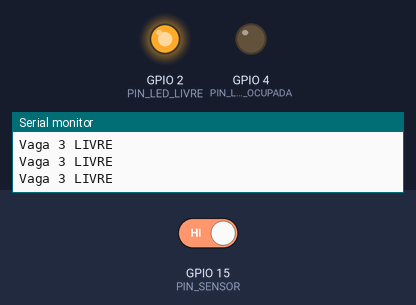
The sketch below on a simulated ESP32. Parts: output pins drawn as LEDs (lit = HIGH), the last lines printed to the serial monitor. The test bench sets the inputs (shaded band); at power-on: GPIO 15 (PIN_SENSOR) HIGH. WiFi joins after 1.5 s; servers stay silent unless stated; no MQTT or app messages arrive unless stated.

Above: at 2.7 s.
2.8 s: GPIO 15 (PIN_SENSOR) driven LOW
At 4.0 s:
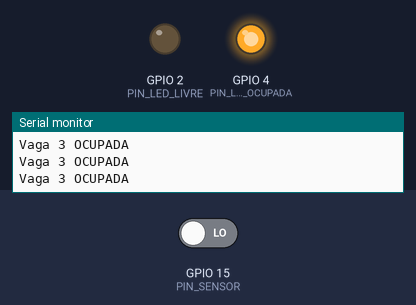
4.5 s: GPIO 15 (PIN_SENSOR) driven HIGH
At 5.3 s:
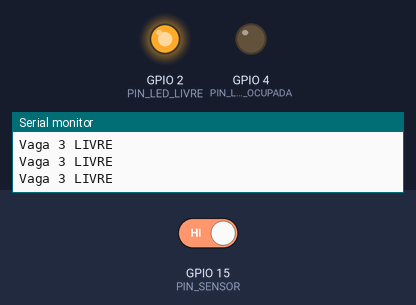
Timing chart, 0 to 7.5 s (numbered marks = the images above; inputs shaded):
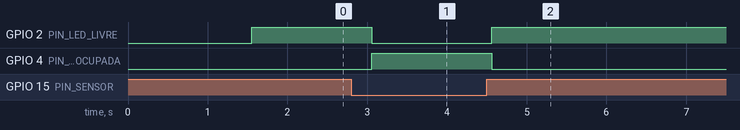

Measured:
- after the input at 2.8 s, GPIO 2 (PIN_LED_LIVRE): HIGH → LOW after 0.26 s; GPIO 4 (PIN_LED_OCUPADA): LOW → HIGH after 0.26 s
- after the input at 4.5 s, GPIO 2 (PIN_LED_LIVRE): LOW → HIGH after 0.06 s; GPIO 4 (PIN_LED_OCUPADA): HIGH → LOW after 0.06 s

The sketch:

vaga3.ino
```cpp
const int PIN_SENSOR      = 15; // Switch -> D15
const int PIN_LED_LIVRE   = 2;  // LED verde -> D2
const int PIN_LED_OCUPADA = 4;  // LED vermelho -> D4

#include <WiFi.h>
#include <PubSubClient.h>

// Broker público HiveMQ
const char* mqtt_server = "broker.hivemq.com";
const int mqtt_port = 1883;

// Cliente MQTT
WiFiClient espClient;
PubSubClient client(espClient);

const char* ssid = "Wokwi-GUEST";
const char* password = "";

void conectaWifi() {
  WiFi.begin(ssid, password);
  Serial.print("Conectando ao WiFi...");

  while (WiFi.status() != WL_CONNECTED) {
    delay(500);
    Serial.print(".");
  }

  Serial.println(" Conectado!");
}

void conectaMQTT() {
  // Tenta conectar até conseguir
  while (!client.connected()) {
    Serial.print("Conectando ao MQTT... ");

    // CLIENTE EXCLUSIVO DA VAGA 3
    if (client.connect("vaga3_client")) {
      Serial.println("Conectado!");
    } else {
      Serial.print("Falhou, rc=");
      Serial.print(client.state());
      Serial.println(" Tentando de novo em 1s...");
      delay(1000);
    }
  }
}

void setup() {
  Serial.begin(115200);
  conectaWifi();
  client.setServer(mqtt_server, mqtt_port);
  conectaMQTT();

  pinMode(PIN_SENSOR, INPUT_PULLUP);
  pinMode(PIN_LED_LIVRE, OUTPUT);
  pinMode(PIN_LED_OCUPADA, OUTPUT);

  digitalWrite(PIN_LED_LIVRE, LOW);
  digitalWrite(PIN_LED_OCUPADA, HIGH);

  Serial.println("Sistema de vaga 3 iniciado (Vaga OCUPADA).");
}

void loop() {
  if (!client.connected()) {
    conectaMQTT();
  }
  client.loop();

  bool ocupado = (digitalRead(PIN_SENSOR) == LOW);

  if (ocupado) {
    digitalWrite(PIN_LED_LIVRE, LOW);
    digitalWrite(PIN_LED_OCUPADA, HIGH);
    Serial.println("Vaga 3 OCUPADA");

    // MQTT - VAGA 3 (OCUPADA)
    client.publish("estacionamento/vaga3/status", "ocupada");

  } else {
    digitalWrite(PIN_LED_LIVRE, HIGH);
    digitalWrite(PIN_LED_OCUPADA, LOW);
    Serial.println("Vaga 3 LIVRE");

    // MQTT - VAGA 3 (LIVRE)
    client.publish("estacionamento/vaga3/status", "livre");
  }

  delay(300);
}
```
